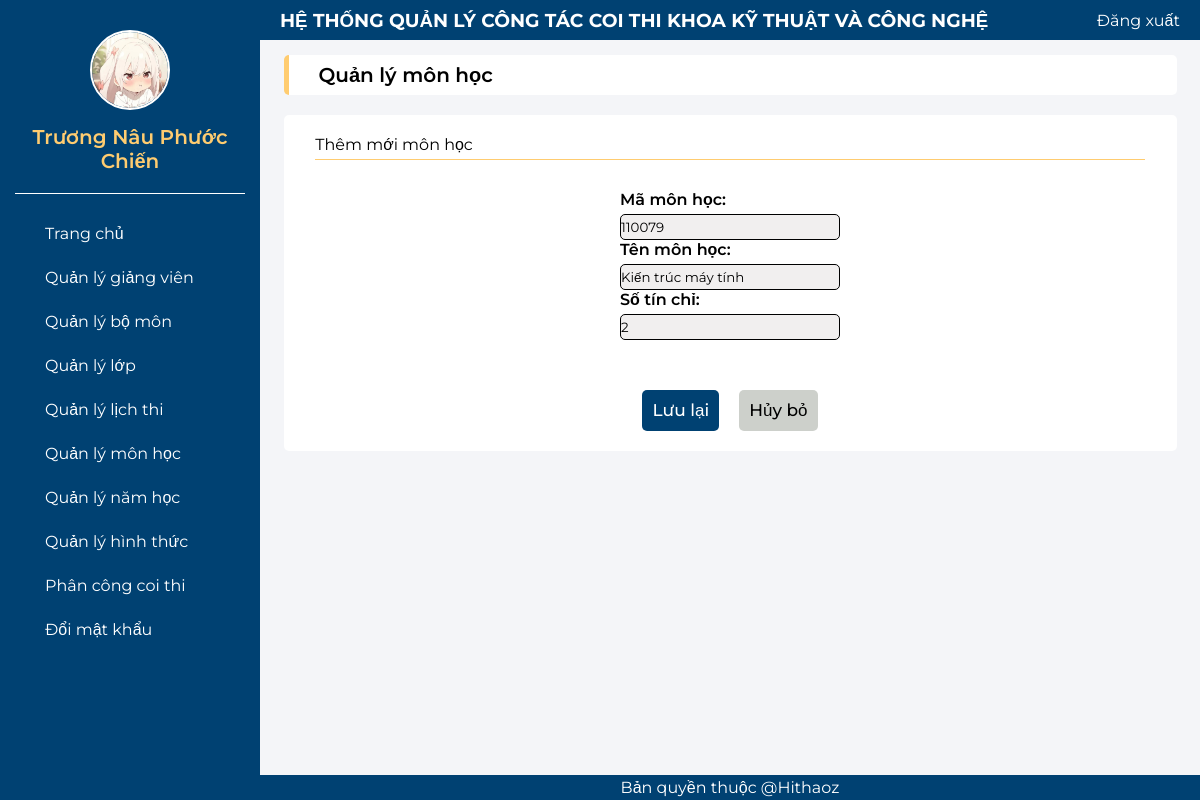
/sua_monhoc.php?user=110079 (signed in), run on the app's committed database.
### tables this page shows
CREATE TABLE `monhoc` (
  `mamon` int(11) NOT NULL,
  `tenmon` varchar(100) NOT NULL,
  `sotinchi` int(11) NOT NULL
);

### sua_monhoc.php (the view, shortened to what this page needs)
<?php
include("header_admin.php");
include("ketnoi.php");
$usern=$_REQUEST["user"];
$sql = "SELECT * FROM monhoc WHERE mamon = '".$usern."'";
$kq = mysqli_query($conn, $sql) or die("Không thể xuất thông tin bộ môn " . mysqli_error());
$row = mysqli_fetch_array($kq);
?>
<div>
    <div class="top-center">
        <p class="top-center-p">Quản lý môn học</p>
    </div>
    <div class="table-center">
        <div class="btn-center">
            <div class="btn-center-bt">
                <p>Thêm mới môn học</p>
            </div>
        </div>
        <div class="txt-gv-top">
            <form enctype="multipart/form-data" action="thuchien_sua_monhoc.php" name="frmxlmh" method="post">
                <div class="txt-gv-lb">
                    <label>Mã môn học:</label>
                    <input type="text" name="mamon" value="<?php echo $row["mamon"]; ?>" readonly></input>
                </div>
                <div class="txt-gv-lb">
                    <label>Tên môn học:</label>
                    <input type="text" name="tenmon" value="<?php echo $row["tenmon"]; ?>"></input>
                </div>
                <div class="txt-gv-lb">
                    <label>Số tín chỉ:</label>
                    <input type="text" name="sotinchi" value="<?php echo $row["sotinchi"]; ?>"></input>
                </div>
        </div>
        <div class="txt-btn">
            <input class="txt-btn-luu" type="submit" name="luu" value="Lưu lại" />
            <a style="text-decoration: none;" class="txt-btn-huy" type="reset" href="QLMH.php">Hủy bỏ</a>
        </div>
    </div>
</div>
<?php
include("footer_admin.php");
?>

### header_admin.php (shortened to what this page needs)
<!DOCTYPE html>
<html lang="en">
<head>
    <link rel="stylesheet" href="css_admin.css">
</head>
<body>
    <?php
    include("ketnoi.php");
    $userlogin = $_SESSION["admin"];
    $sql2 = "select * from admin where email='" . $userlogin . "'";
    $kq2 = mysqli_query($conn, $sql2) or die("Không thể xuất thông tin người dùng " . mysqli_error());
    $admin_login =  mysqli_fetch_array($kq2);
    ?>
    <div class="container">
        <div class="b-left">
            <div class="b-ava">
                <img src="<?php echo $admin_login["hinhdaidien"]; ?>" alt="Profile Picture">
                <label><?php echo $admin_login["hoten"]; ?></label>
            </div>
            <div class="s-left">
                <a href="admin.php" class="s-left-item">
                    <p>Trang chủ</p>
                </a>
                <a href="QLGV.php" class="s-left-item">
                    <p>Quản lý giảng viên</p>
                </a>
                <a href="QLBM.php" class="s-left-item">
                    <p>Quản lý bộ môn</p>
                </a>
                <a href="QLL.php" class="s-left-item">
                    <p>Quản lý lớp</p>
                </a>
                <a href="QLLT.php" class="s-left-item">
                    <p>Quản lý lịch thi</p>
                </a>
                <a href="QLMH.php" class="s-left-item">
                    <p>Quản lý môn học</p>
                </a>
                <a href="QLNH.php" class="s-left-item">
                    <p>Quản lý năm học</p>
                </a>
                <a href="QLHT.php" class="s-left-item">
                    <p>Quản lý hình thức</p>
                </a>
                <a href="QLPCCT.php" class="s-left-item">
                    <p>Phân công coi thi</p>
                </a>
                <a href="#" class="s-left-item">
                    <p>Đổi mật khẩu</p>
                </a>
            </div>
        </div>
        <div class="b-right">
            <div class="s_dx">
                <h3>HỆ THỐNG QUẢN LÝ CÔNG TÁC COI THI KHOA KỸ THUẬT VÀ CÔNG NGHỆ</h3>
                <a href="logout.php" class="s_dx_item">
                    <p>Đăng xuất</p>
                </a>
            </div>
            <div class="content">

### css_admin.css (style rules this page uses)
* { margin: 0; padding: 0; box-sizing: border-box; font-family: 'Montserrat', sans-serif; }
html { scroll-behavior: smooth; }
.container { display: flex; height: 100vh; }
.b-right { display: flex; flex-direction: column; flex: 1; height: 100%; }
.b-left { width: 260px; background-color: #004172; height: 100%; padding: 30px 15px; }
.b-ava img { width: 80px; height: 80px; display: block; border-radius: 50%; margin: 0 auto; border: 2px solid #ffffff; margin-bottom: 15px; }
.b-ava { font-size: 20px; font-weight: 600; color: #FFCC70; margin: 0 auto; text-align: center; border-bottom: 1px solid #ffffff; padding-bottom: 20px; }
.s-left { display: flex; flex-direction: column; gap: 5px; padding-top: 20px; }
.s-left-item { display: flex; align-items: center; color: #ffffff; gap: 15px; padding: 10px 10px; }
.s-left-item { color: #ffffff; text-decoration: none; }
.s_dx { display: flex; justify-content: space-between; align-items: center; padding: 0 20px; width: 100%; background-color: #004172; height: 40px; color: #ffffff; }
.s_dx_item { display: flex; align-items: center; color: #ffffff; gap: 15px; padding: 10px 0; align-items: center; text-decoration: none; }
.content { height: 100%; overflow-y: auto; flex: 1; background-color: #f4f5f8; }
.top-center { display: flex; align-items: center; width: 95%; background-color: #ffffff; height: 40px; padding-left: 30px; margin: 0 auto; border-radius: 5px; margin-top: 15px; margin-bottom: 20px; border-left: 5px solid #FFCC70; }
.top-center p { color: #000000; font-weight: 600; font-size: 20px; }
.table-center { display: flex; width: 95%; background-color: #ffffff; margin: 0 auto; border-radius: 5px; padding: 10px 10px; flex-direction: column; margin-bottom: 20px; }
.btn-center { display: flex; justify-content: space-between; align-items: center; width: 95%; margin: 10px auto; border-bottom: 1px solid #FFCC70; padding-bottom: 5px; }
.top-center-p { font-weight: 500; }
.btn-center-bt { display: flex; align-items: center; }
.txt-gv-top { display: flex; gap: 30px; justify-content: space-evenly; margin: 20px 0px; }
.txt-gv-lb { display: flex; flex-direction: column; font-weight: 600; }
.txt-gv-lb input { width: 220px; height: 26px; border-radius: 5px; background-color: #F1EFEF; border: 1px solid #000000; margin-top: 5px; }
.txt-btn { display: flex; display: flex; justify-content: center; gap: 20px; margin-top: 30px; margin-bottom: 10px; }
.txt-btn-luu { font-size: 17px; background-color: #004172; font-weight: 500; padding: 10px; border-radius: 5px; color: #ffffff; border: none; }
.txt-btn-huy { font-size: 17px; background-color: #CDD0CB; font-weight: 500; padding: 10px; border-radius: 5px; color: black; border: none; }

### data on the page
monhoc: mamon "110079", tenmon "Kiến trúc máy tính", sotinchi "2"

### other printed values
$admin_login["hoten"] "Trương Nâu Phước Chiến"
